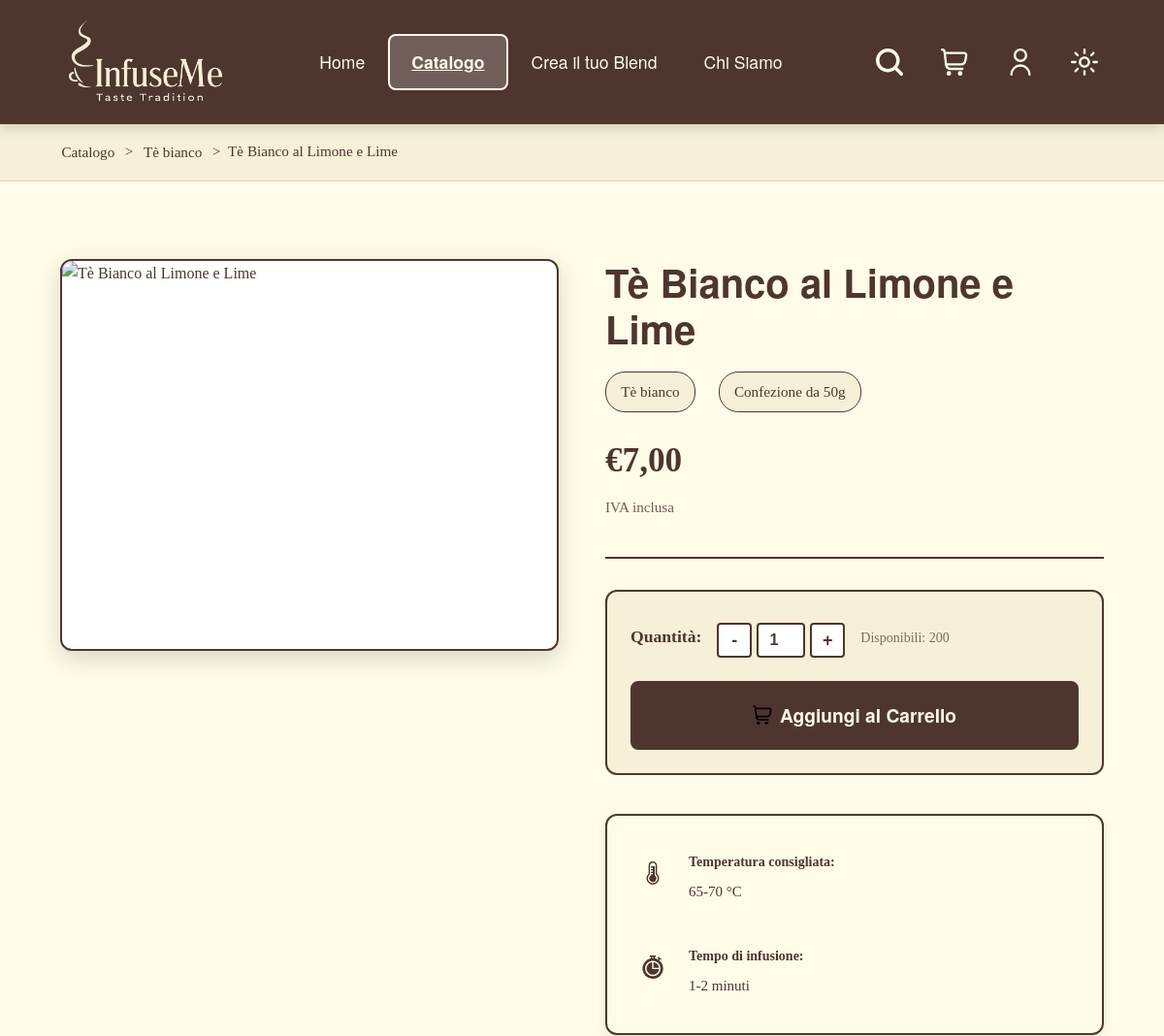
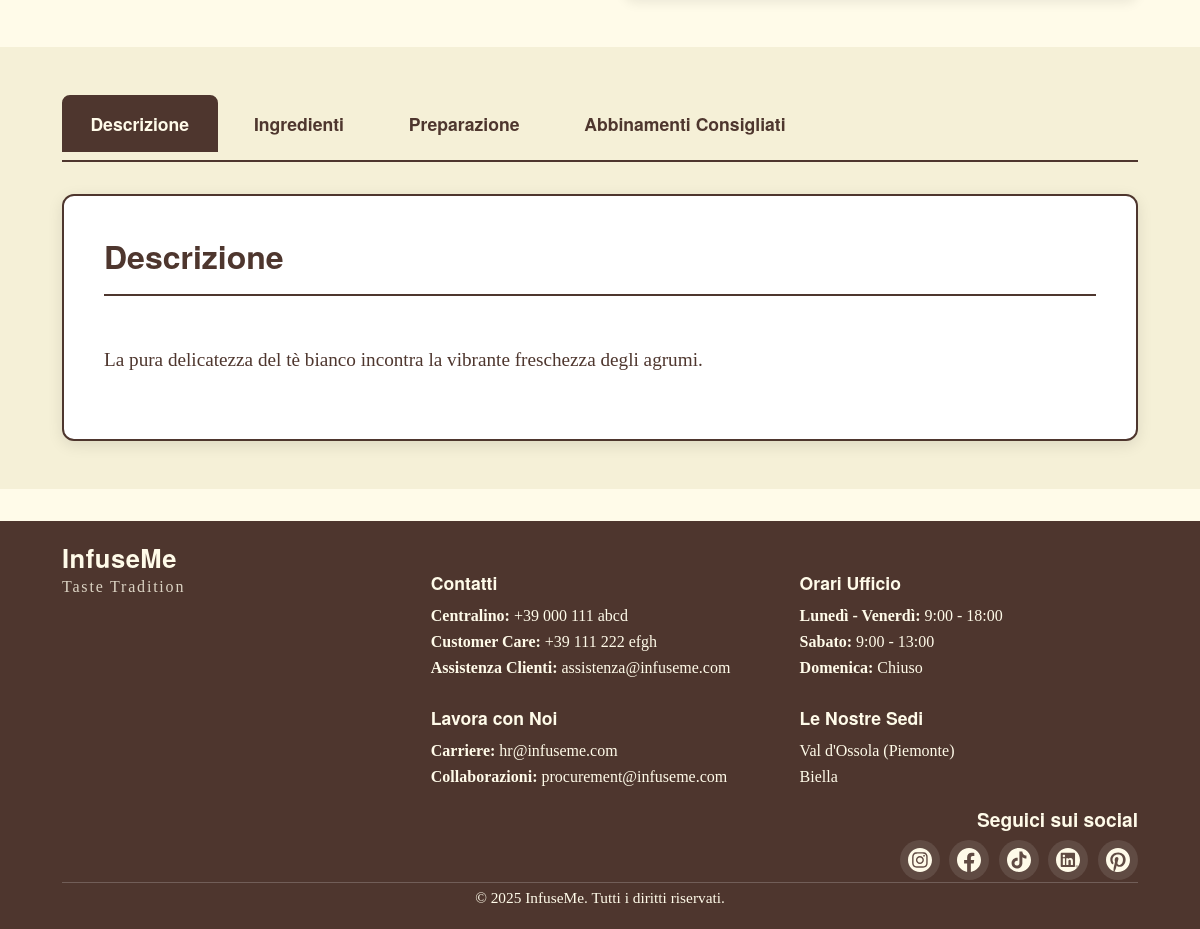
The page /src/prodotto.php?id=7 on the database its author committed (2 pictures, top to bottom).
### tables this page shows
CREATE TABLE prodotto (
    id_prodotto INT UNSIGNED AUTO_INCREMENT PRIMARY KEY,
    nome VARCHAR(200) NOT NULL UNIQUE,
    descrizione TEXT NOT NULL,
    prezzo DECIMAL(10,2) NOT NULL DEFAULT 0.00,
    grammi INT NULL DEFAULT 50,
    categoria ENUM('tè_verde', 'tè_nero', 'tè_bianco', 'tè_giallo', 'tè_oolong', 'tisana', 'infuso', 'altro') NOT NULL,
    img_path VARCHAR(255) NULL,
    disponibilita INT NOT NULL DEFAULT 200,
    ultima_modifica DATETIME NOT NULL DEFAULT CURRENT_TIMESTAMP ON UPDATE CURRENT_TIMESTAMP,
    id_base INT UNSIGNED NULL,
    FOREIGN KEY (id_base) REFERENCES base(id_base) ON DELETE RESTRICT,
    CONSTRAINT chk_prezzo_positivo CHECK (prezzo >= 0),
    CONSTRAINT chk_grammi_positivi CHECK (grammi > 0)
);

CREATE TABLE base (
    id_base INT UNSIGNED AUTO_INCREMENT PRIMARY KEY,
    nome VARCHAR(150) NOT NULL UNIQUE,
    descrizione TEXT NULL,
    img_path VARCHAR(255) NULL,
    temperatura_infusione VARCHAR(50) NOT NULL,
    tempo_infusione VARCHAR(50) NOT NULL
);

### src/prodotto.php (the view, shortened to what this page needs)
<?php
require_once 'php/connessione.php';
$id_prodotto = isset($_GET['id']) ? intval($_GET['id']) : 0;
try {
    $sql_prodotto = "SELECT p.*,
                     b.nome as nome_base,
                     b.img_path as img_base,
                     b.temperatura_infusione,
                     b.tempo_infusione,
                     GROUP_CONCAT(DISTINCT CONCAT(i.nome, '|||', COALESCE(i.img_path, '')) SEPARATOR '###') as ingredienti_con_img
                     FROM prodotto p
                     LEFT JOIN base b ON p.id_base = b.id_base
                     LEFT JOIN prodotto_ingrediente pi ON p.id_prodotto = pi.id_prodotto
                     LEFT JOIN ingrediente i ON pi.id_ingrediente = i.id_ingrediente
                     WHERE p.id_prodotto = :id_prodotto
                     GROUP BY p.id_prodotto";
    $stmt_prodotto = $pdo->prepare($sql_prodotto);
    $stmt_prodotto->execute([':id_prodotto' => $id_prodotto]);
    $prodotto = $stmt_prodotto->fetch(PDO::FETCH_ASSOC);
    $nome = htmlspecialchars($prodotto['nome'], ENT_QUOTES, 'UTF-8');
    $descrizione = htmlspecialchars($prodotto['descrizione'], ENT_QUOTES, 'UTF-8');
    $img_path = htmlspecialchars($prodotto['img_path'], ENT_QUOTES, 'UTF-8');
    $prezzo = number_format($prodotto['prezzo'], 2, ',', '.');
    $prezzo_raw = $prodotto['prezzo'];
    $grammi = htmlspecialchars($prodotto['grammi'], ENT_QUOTES, 'UTF-8');
    $categoria = htmlspecialchars($prodotto['categoria'], ENT_QUOTES, 'UTF-8');
    $temperatura = htmlspecialchars($prodotto['temperatura_infusione'] ?? 'Non specificata', ENT_QUOTES, 'UTF-8');
    $tempo = htmlspecialchars($prodotto['tempo_infusione'] ?? 'Non specificato', ENT_QUOTES, 'UTF-8');
    $disponibilita = $prodotto['disponibilita'];
    $sql_consigliati = "SELECT id_prodotto, nome, prezzo, img_path, grammi
                       FROM prodotto
                       WHERE categoria = :categoria
                       AND id_prodotto != :id_prodotto
                       AND disponibilita > 0
                       LIMIT 3";
    $stmt_consigliati = $pdo->prepare($sql_consigliati);
    $stmt_consigliati->execute([
        ':categoria' => $prodotto['categoria'],
        ':id_prodotto' => $id_prodotto
    ]);
    $prodotti_consigliati = $stmt_consigliati->fetchAll(PDO::FETCH_ASSOC);
} catch (PDOException $e) {
    error_log("Errore prodotto.php: " . $e->getMessage());
    header('Location: catalogo.php');
    exit();
}
?>
<!DOCTYPE html>
<html lang="it" xml:lang="it" xmlns="http://www.w3.org/1999/xhtml">
<head>
    <link rel="stylesheet" href="style.css" type="text/css"/>
</head>
<body>
    <header>
        <div class="header-container">
            <div class="logo">
                <img src="images/logo/logoChiaro.webp" alt="InfuseMe" class="logo-image logo-light">
            </div>
            <nav aria-label="Menu principale" role="navigation">
                <ul class="main-nav">
                    <li><a href="home.html">Home</a></li>
                    <li><a href="catalogo.php" class="current-page" aria-current="page">Catalogo</a></li>
                    <li><a href="creaBlend.html">Crea il tuo <span lang="en">Blend</span></a></li>
                    <li><a href="chiSiamo.html">Chi Siamo</a></li>
                </ul>
            </nav>
            <div class="header-utilities">
                <button class="icon-button" aria-label="Cerca prodotti">
                </button>
                <a href="carrello.php" class="icon-button" aria-label="Vai al carrello">
                </a>
                <a href="paginaUtente.html" class="icon-button" aria-label="Accedi all'area personale">
                    <svg class="icon-svg" xmlns="http://www.w3.org/2000/svg" viewBox="0 0 24 24" aria-hidden="true">
                        <path d="M12,12A6,6,0,1,0,6,6,6.006,6.006,0,0,0,12,12ZM12,2A4,4,0,1,1,8,6,4,4,0,0,1,12,2Z"/>
                        <path d="M12,14a9.01,9.01,0,0,0-9,9,1,1,0,0,0,2,0,7,7,0,0,1,14,0,1,1,0,0,0,2,0A9.01,9.01,0,0,0,12,14Z"/>
                    </svg>
                </a>
                <button class="icon-button theme-toggle" aria-label="Cambia tema">
                </button>
            </div>
        </div>
    </header>
    <main id="main-content" role="main">
        <div class="breadcrumb">
            <div class="container">
                <a href="catalogo.php">Catalogo</a> &gt;
                <a href="catalogo.php?category=<?php echo urlencode($categoria); ?>"><?php echo ucfirst(str_replace('_', ' ', $categoria)); ?></a> &gt;
                <span><?php echo $nome; ?></span>
            </div>
        </div>
        <section class="product-detail-section">
            <div class="container product-detail-container">
                <div class="product-image-column">
                    <div class="product-main-image">
                        <img src="<?php echo $img_path; ?>"
                             alt="<?php echo $nome; ?>"
                             onerror="this.src='images/placeholder_tea.jpg'">
                    </div>
                </div>
                <div class="product-info-column">
                    <h1><?php echo $nome; ?></h1>
                    <div class="product-meta">
                        <span class="product-category"><?php echo ucfirst(str_replace('_', ' ', $categoria)); ?></span>
                        <span class="product-grams">Confezione da <?php echo $grammi; ?>g</span>
                    </div>
                    <div class="product-price-section">
                        <p class="product-price">€<?php echo $prezzo; ?></p>
                        <p class="product-tax">IVA inclusa</p>
                    </div>
                    <div class="add-to-cart-section">
                        <?php if ($disponibilita > 0): ?>
                        <div class="quantity-selector">
                            <label for="quantita">Quantità:</label>
                            <div class="quantity-controls">
                                <button type="button" class="quantity-btn minus" aria-label="Riduci quantità">-</button>
                                <input type="number"
                                       id="quantita"
                                       name="quantita"
                                       value="1"
                                       min="1"
                                       max="<?php echo $disponibilita; ?>"
                                       readonly>
                                <button type="button" class="quantity-btn plus" aria-label="Aumenta quantità">+</button>
                            </div>
                            <span class="available-stock">
                                Disponibili: <?php echo $disponibilita; ?>
                            </span>
                        </div>
                        <button class="bottone-primario aggiungiCarrello"
                                id="aggiungiCarrello"
                                data-id="<?php echo $id_prodotto; ?>"
                                data-nome="<?php echo $nome; ?>"
                                data-prezzo="<?php echo $prezzo_raw; ?>"
                                data-img="<?php echo $img_path; ?>"
                                data-disponibilita="<?php echo $disponibilita; ?>">
                            Aggiungi al Carrello
                        </button>
                        <?php else: ?>
                        <button class="bottone-primario" disabled>
                            Prodotto Esaurito
                        </button>
                        <?php endif; ?>
                    </div>
                    <div class="preparation-info">
                        <div class="preparation-item">
                            <div class="preparation-icon">
                            </div>
                            <div class="preparation-text">
                                <strong>Temperatura consigliata:</strong>
                                <span><?php echo $temperatura; ?></span>
                            </div>
                        </div>
                        <div class="preparation-item">
                            <div class="preparation-icon">
                            </div>
                            <div class="preparation-text">
                                <strong>Tempo di infusione:</strong>
                                <span><?php echo $tempo; ?></span>
                            </div>
                        </div>
                    </div>
                </div>
            </div>
        </section>
        <section class="product-details-section">
            <div class="container">
                <div class="details-tabs">
                    <button class="tab-button active" data-tab="descrizione">Descrizione</button>
                    <button class="tab-button" data-tab="ingredienti">Ingredienti</button>
                    <button class="tab-button" data-tab="preparazione">Preparazione</button>
                    <?php if (!empty($prodotti_consigliati)): ?>
                    <button class="tab-button" data-tab="abbinamenti">Abbinamenti Consigliati</button>
                    <?php endif; ?>
                </div>
                <div class="tab-content">
                    <div id="descrizione" class="tab-pane active">
                        <h2>Descrizione</h2>
                        <p><?php echo nl2br($descrizione); ?></p>
                    </div>
                </div>
            </div>
        </section>
    </main>
    <footer>
        <div class="container">
            <div class="footer-content">
                <div class="footer-section">
                    <div class="footer-brand">
                        <div class="brand-name"><span lang="en">InfuseMe</span></div>
                        <div class="motto-brand"><span lang="en">Taste Tradition</span></div>
                    </div>
                </div>
                <div class="footer-section">
                    <h3>Contatti</h3>
                    <address>
                        <div class="contact">
                            <strong>Centralino:</strong> +39 000 111 abcd
                        </div>
                        <div class="contact">
                            <strong><span lang="en">Customer Care</span>:</strong> +39 111 222 efgh
                        </div>
                        <div class="contact">
                            <strong>Assistenza Clienti:</strong> assistenza@infuseme.com
                        </div>
                    </address>
                    <h3>Lavora con Noi</h3>
                    <div class="work-item">
                        <strong>Carriere:</strong> hr@infuseme.com
                    </div>
                    <div class="work-item">
                        <strong>Collaborazioni:</strong> procurement@infuseme.com
                    </div>
                </div>
                <div class="footer-section">
                    <h3>Orari Ufficio</h3>
                    <div class="hours">
                        <strong>Lunedì - Venerdì:</strong> 9:00 - 18:00
                    </div>
                    <div class="hours">
                        <strong>Sabato:</strong> 9:00 - 13:00
                    </div>
                    <div class="hours">
                        <strong>Domenica:</strong> Chiuso
                    </div>
                    <h3>Le Nostre Sedi</h3>
                    <div class="location-item">Val d'Ossola (Piemonte)</div>
                    <div class="location-item">Biella</div>
                </div>
            </div>
            <div class="footer-social">
                <h3>Seguici sui social</h3>
                <div class="social-icons">
                    <span class="social-icon" aria-label="Instagram" title="Seguici su Instagram">
                    </span>
                    <span class="social-icon" aria-label="Facebook" title="Seguici su Facebook">
                    </span>
                    <span class="social-icon" aria-label="TikTok" title="Seguici su TikTok">
                    </span>
                    <span class="social-icon" aria-label="LinkedIn" title="Seguici su LinkedIn">
                    </span>
                    <span class="social-icon" aria-label="Pinterest" title="Seguici su Pinterest">
                    </span>
                </div>
            </div>
            <div class="footer-bottom">
                <p>&copy; 2025 <span lang="en">InfuseMe</span>. Tutti i diritti riservati.</p>
            </div>
        </div>
    </footer>
</body>
</html>

### rows shown on the page
prodotto: categoria "Tè bianco", nome "Tè Bianco al Limone e Lime", grammi "50", prezzo "7,00", disponibilita "200", id_base.temperatura_infusione "65-70 °C", id_base.tempo_infusione "1-2 minuti", descrizione "La pura delicatezza del tè bianco incontra la vibrante freschezza degli agrumi."
